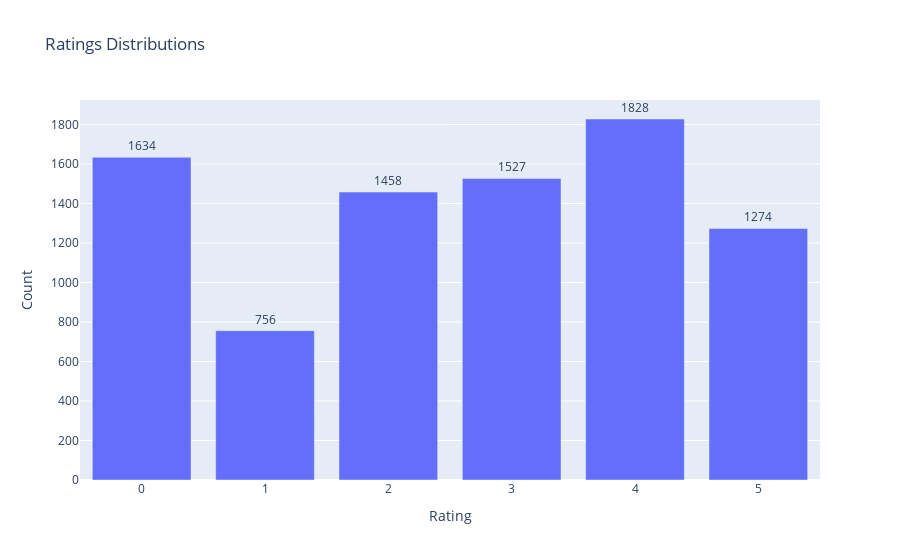

The cell this chart's notebook holds for it:
### Code cell
#visualize ratings
rating_types = user_ratings_ds['rating'].value_counts()
x,y   = rating_types.index, rating_types.values
data  = go.Bar(x=x,y=y, text=y, textposition="outside")
Layout=go.Layout(title="Ratings Distributions",xaxis={'title':'Rating'},yaxis={'title':'Count'})
go.Figure(data,Layout)

### Figure 1 — Plotly figure (JSON) as saved in the notebook; plotly's stock layout.template omitted (floating-point values rounded to 4 significant figures)
{"data": [{"text": [1828, 1634, 1527, 1458, 1274, 756], "textposition": "outside", "type": "bar", "x": [4, 0, 3, 2, 5, 1], "y": [1828, 1634, 1527, 1458, 1274, 756]}], "layout": {"title": {"text": "Ratings Distributions"}, "xaxis": {"title": {"text": "Rating"}}, "yaxis": {"title": {"text": "Count"}}}}
